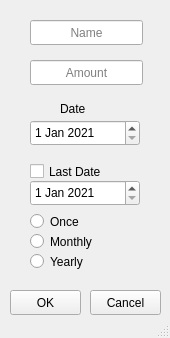
<?xml version="1.0" encoding="UTF-8"?>
<ui version="4.0">
 <class>MainWindow</class>
 <widget class="QMainWindow" name="MainWindow">
  <property name="geometry">
   <rect>
    <x>0</x>
    <y>0</y>
    <width>170</width>
    <height>338</height>
   </rect>
  </property>
  <property name="windowTitle">
   <string>New Entry</string>
  </property>
  <widget class="QWidget" name="centralwidget">
   <widget class="QLineEdit" name="name_field">
    <property name="geometry">
     <rect>
      <x>30</x>
      <y>20</y>
      <width>113</width>
      <height>25</height>
     </rect>
    </property>
    <property name="layoutDirection">
     <enum>Qt::LeftToRight</enum>
    </property>
    <property name="autoFillBackground">
     <bool>false</bool>
    </property>
    <property name="inputMask">
     <string/>
    </property>
    <property name="alignment">
     <set>Qt::AlignCenter</set>
    </property>
    <property name="placeholderText">
     <string>Name</string>
    </property>
   </widget>
   <widget class="QLineEdit" name="amount_field">
    <property name="geometry">
     <rect>
      <x>30</x>
      <y>60</y>
      <width>113</width>
      <height>25</height>
     </rect>
    </property>
    <property name="layoutDirection">
     <enum>Qt::LeftToRight</enum>
    </property>
    <property name="autoFillBackground">
     <bool>false</bool>
    </property>
    <property name="inputMask">
     <string/>
    </property>
    <property name="alignment">
     <set>Qt::AlignCenter</set>
    </property>
    <property name="placeholderText">
     <string>Amount</string>
    </property>
   </widget>
   <widget class="QDateEdit" name="date">
    <property name="geometry">
     <rect>
      <x>30</x>
      <y>120</y>
      <width>110</width>
      <height>26</height>
     </rect>
    </property>
    <property name="dateTime">
     <datetime>
      <hour>0</hour>
      <minute>0</minute>
      <second>0</second>
      <year>2021</year>
      <month>1</month>
      <day>1</day>
     </datetime>
    </property>
   </widget>
   <widget class="QDateEdit" name="last_date">
    <property name="geometry">
     <rect>
      <x>30</x>
      <y>180</y>
      <width>110</width>
      <height>26</height>
     </rect>
    </property>
    <property name="dateTime">
     <datetime>
      <hour>0</hour>
      <minute>0</minute>
      <second>0</second>
      <year>2021</year>
      <month>1</month>
      <day>1</day>
     </datetime>
    </property>
   </widget>
   <widget class="QLabel" name="label">
    <property name="geometry">
     <rect>
      <x>60</x>
      <y>100</y>
      <width>41</width>
      <height>17</height>
     </rect>
    </property>
    <property name="text">
     <string>Date</string>
    </property>
   </widget>
   <widget class="QRadioButton" name="radioButton_2">
    <property name="geometry">
     <rect>
      <x>30</x>
      <y>230</y>
      <width>112</width>
      <height>23</height>
     </rect>
    </property>
    <property name="text">
     <string>Monthly</string>
    </property>
   </widget>
   <widget class="QRadioButton" name="radioButton_3">
    <property name="geometry">
     <rect>
      <x>30</x>
      <y>250</y>
      <width>112</width>
      <height>23</height>
     </rect>
    </property>
    <property name="text">
     <string>Yearly</string>
    </property>
   </widget>
   <widget class="QPushButton" name="pushButton">
    <property name="geometry">
     <rect>
      <x>10</x>
      <y>290</y>
      <width>71</width>
      <height>25</height>
     </rect>
    </property>
    <property name="text">
     <string>OK</string>
    </property>
   </widget>
   <widget class="QPushButton" name="pushButton_2">
    <property name="geometry">
     <rect>
      <x>90</x>
      <y>290</y>
      <width>71</width>
      <height>25</height>
     </rect>
    </property>
    <property name="text">
     <string>Cancel</string>
    </property>
   </widget>
   <widget class="QCheckBox" name="checkBox">
    <property name="geometry">
     <rect>
      <x>30</x>
      <y>160</y>
      <width>92</width>
      <height>23</height>
     </rect>
    </property>
    <property name="text">
     <string>Last Date</string>
    </property>
   </widget>
   <widget class="QRadioButton" name="radioButton">
    <property name="geometry">
     <rect>
      <x>30</x>
      <y>210</y>
      <width>112</width>
      <height>23</height>
     </rect>
    </property>
    <property name="text">
     <string>Once</string>
    </property>
   </widget>
  </widget>
  <widget class="QStatusBar" name="statusbar"/>
 </widget>
 <resources/>
 <connections/>
</ui>
